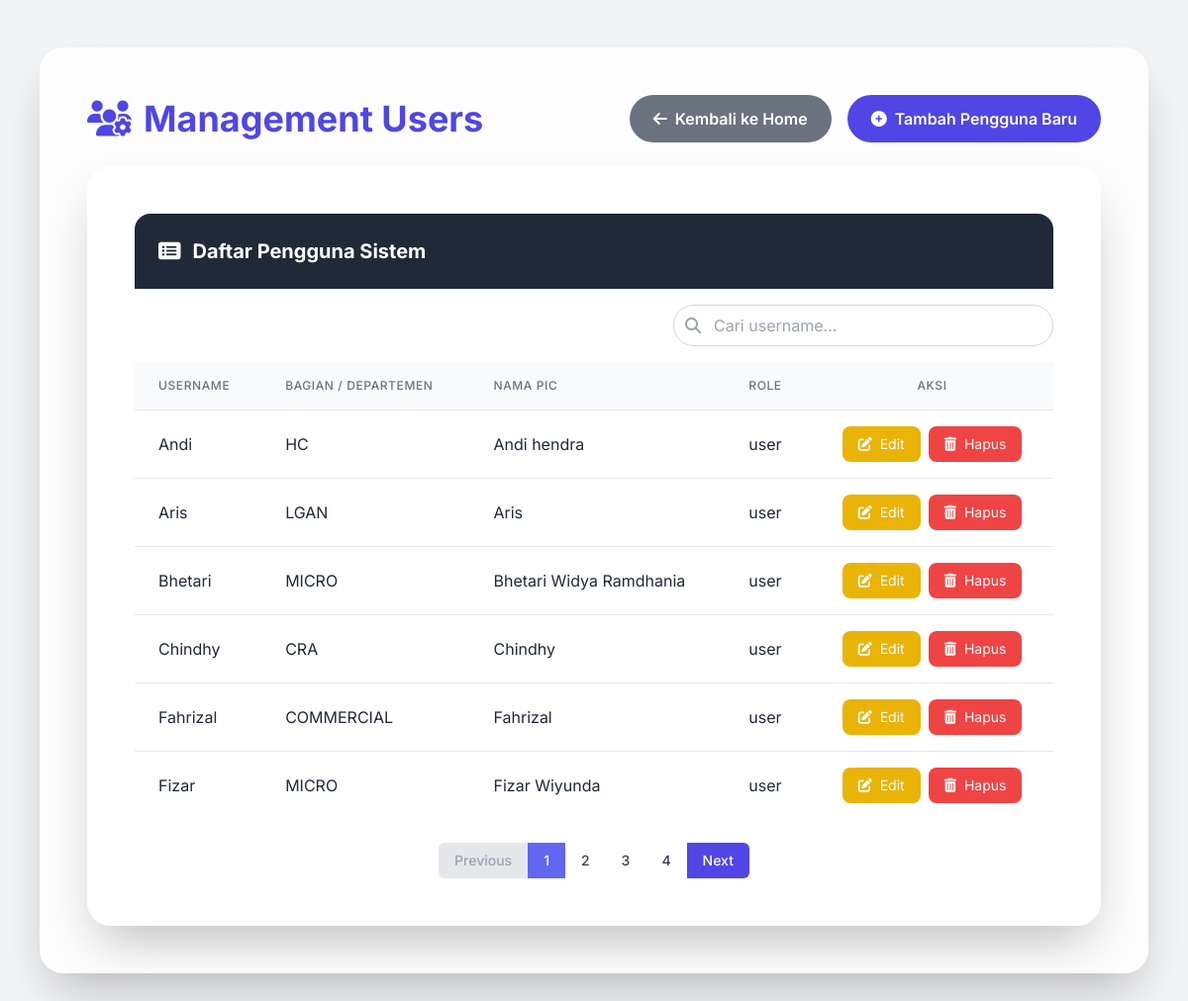
Page /admin/users (signed in) on the earlier database version.
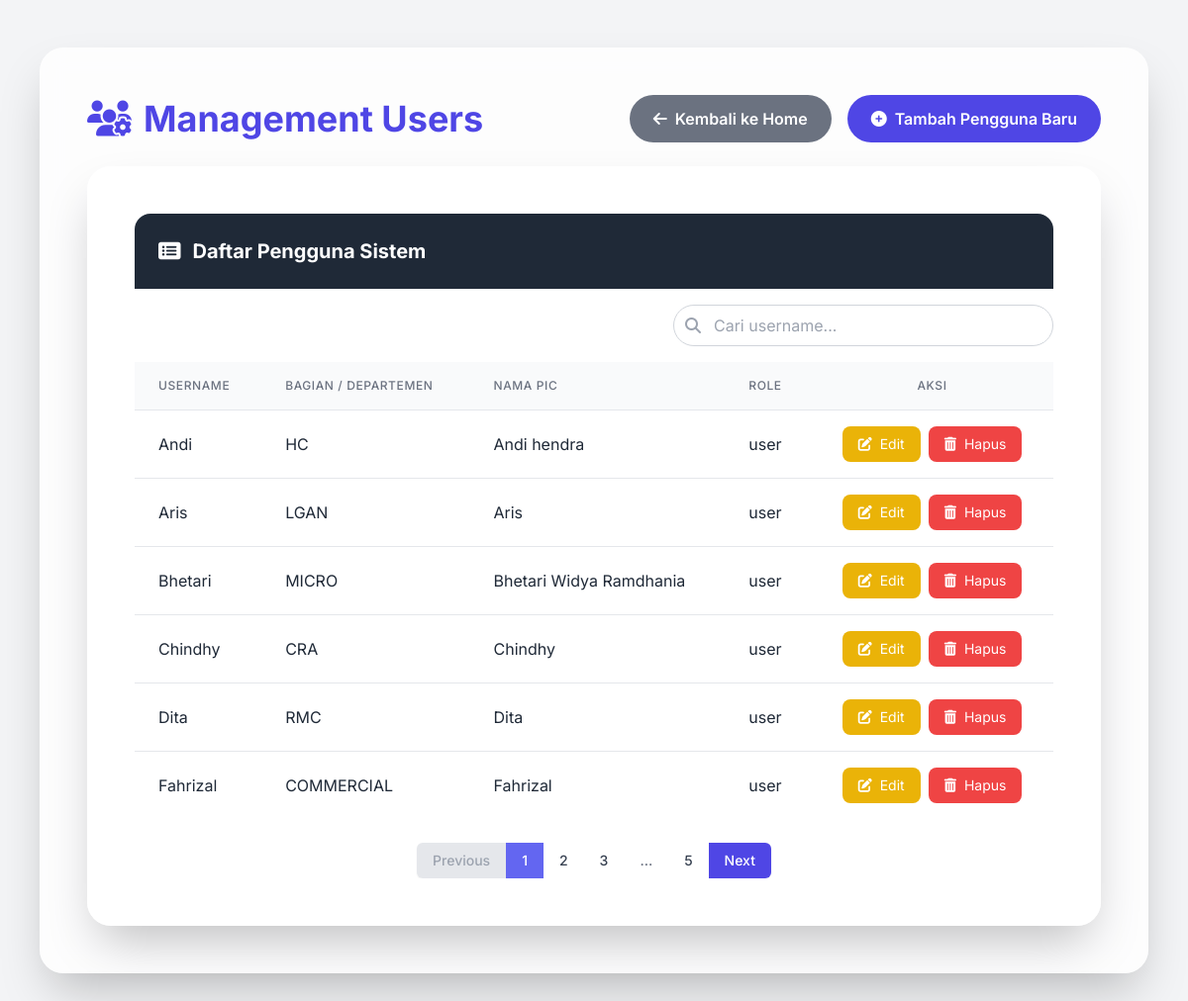
Same page on the later database version.
### app.py (models this page shows, shortened)
class User(db.Model):
    id = db.Column(db.Integer, primary_key=True)
    username = db.Column(db.String(64), unique=True, nullable=False)
    password = db.Column(db.String(200), nullable=False)
    department = db.Column(db.String(100))
    pic_name = db.Column(db.String(100))
    role = db.Column(db.String(20))

### app.py (the view)
@app.route('/admin/users')
def manage_users():
    if 'role' not in session or session['role'] == 'user':
        flash("Anda tidak punya akses!", "danger")
        return redirect(url_for('home'))
    page = request.args.get('page', 1, type=int)
    per_page = 6
    search_query = request.args.get('query', '').strip()
    users_query = User.query.order_by(User.username)
    if search_query:
        users_query = users_query.filter(User.username.ilike(f'%{search_query}%'))
    users_pagination = users_query.paginate(page=page, per_page=per_page, error_out=False)
    return render_template(
        "manage_users.html",
        users=users_pagination.items,
        pagination=users_pagination,
        request=request
    )

### templates/manage_users.html (shortened to what this page needs)
<!DOCTYPE html>
<html lang="id">
<head>
    <script src="https://cdn.tailwindcss.com"></script>
    <link href="https://cdnjs.cloudflare.com/ajax/libs/font-awesome/6.5.0/css/all.min.css" rel="stylesheet">
</head>
<body class="bg-gray-100 text-gray-800">
<div class="container mx-auto px-4 py-8 md:py-12 max-w-6xl">
    <div class="bg-white/80 backdrop-blur-md rounded-3xl shadow-2xl p-6 md:p-10 lg:p-12 mb-8">
        <div class="flex items-center justify-between mb-6 gap-4 flex-wrap">
            <h2 class="text-indigo-600 font-bold text-3xl md:text-4xl">
                <i class="fas fa-users-cog mr-3"></i>Management Users
            </h2>
            <div class="flex flex-col sm:flex-row gap-4 w-full sm:w-auto">
                <a href="{{ url_for('home') }}" class="w-full sm:w-auto bg-gray-500 hover:bg-gray-600 text-white px-6 py-3 rounded-full font-semibold transition duration-300 ease-in-out transform hover:-translate-y-1 hover:shadow-lg flex items-center justify-center">
                    <i class="fas fa-arrow-left mr-2"></i> Kembali ke Home
                </a>
                <button id="openModalBtn" class="w-full sm:w-auto bg-indigo-600 hover:bg-indigo-700 text-white px-6 py-3 rounded-full font-semibold transition duration-300 ease-in-out transform hover:-translate-y-1 hover:shadow-lg flex items-center justify-center">
                    <i class="fas fa-plus-circle mr-2"></i> Tambah Pengguna Baru
                </button>
            </div>
        </div>
        <div class="bg-white/80 backdrop-blur-md rounded-3xl shadow-2xl p-6 md:p-10 lg:p-12">
            <div class="bg-gray-800 text-white p-4 md:p-6 rounded-t-2xl font-bold text-xl flex items-center gap-3">
                <i class="fas fa-list-alt"></i> Daftar Pengguna Sistem
            </div>
            <form action="{{ url_for('manage_users') }}" method="GET" class="mt-4 mb-4 flex justify-end">
                <div class="relative w-full max-w-sm">
                    <input type="text" id="searchInput" name="query" placeholder="Cari username..." value="{{ request.args.get('query', '') }}" class="w-full pl-10 pr-4 py-2 border border-gray-300 rounded-full focus:outline-none focus:ring-2 focus:ring-indigo-500 focus:border-indigo-500 transition-colors">
                    <button type="submit" class="absolute inset-y-0 left-0 flex items-center pl-3 text-gray-400 hover:text-indigo-500 transition-colors duration-200">
                        <i class="fas fa-search"></i>
                    </button>
                </div>
            </form>
            <div class="overflow-x-auto rounded-b-2xl">
                <table class="table-mobile-card min-w-full divide-y divide-gray-200 bg-white">
                    <thead class="bg-gray-50">
            <div class="overflow-x-auto rounded-b-2xl">
                <table class="table-mobile-card min-w-full divide-y divide-gray-200 bg-white">
                    <thead class="bg-gray-50">
                        <tr>
                            <th scope="col" class="px-6 py-4 text-left text-xs font-medium text-gray-500 uppercase tracking-wider">Username</th>
                            <th scope="col" class="px-6 py-4 text-left text-xs font-medium text-gray-500 uppercase tracking-wider">Bagian / Departemen</th>
                            <th scope="col" class="px-6 py-4 text-left text-xs font-medium text-gray-500 uppercase tracking-wider">Nama PIC</th>
                            <th scope="col" class="px-6 py-4 text-left text-xs font-medium text-gray-500 uppercase tracking-wider">Role</th>
                            <th scope="col" class="px-6 py-4 text-center text-xs font-medium text-gray-500 uppercase tracking-wider">Aksi</th>
                        </tr>
                    </thead>
                    <tbody class="divide-y divide-gray-200">
                        {% for u in users %}
                        <tr class="hover:bg-gray-50 transition duration-150 ease-in-out">
                            <td class="px-6 py-4 font-semibold text-gray-900 md:font-normal md:text-gray-800" data-label="Username:">{{ u.username }}</td>
                            <td class="px-6 py-4" data-label="Departemen:">{{ u.department }}</td>
                            <td class="px-6 py-4" data-label="Nama PIC:">{{ u.pic_name }}</td>
                            <td class="px-6 py-4" data-label="Role:">{{ u.role }}</td>
                            <td class="px-6 py-4 whitespace-nowrap text-center actions-cell" data-label="Aksi:">
                                <div class="flex flex-col md:flex-row justify-center items-center gap-2">
                                    <button
                                        type="button"
                                        class="open-edit-modal-btn inline-flex items-center px-4 py-2 bg-yellow-500 text-white rounded-lg hover:bg-yellow-600 transition-colors duration-200 text-sm"
                                        data-user-id="{{ u.id }}"
                                        data-user-username="{{ u.username }}"
                                        data-user-department="{{ u.department }}"
                                        data-user-picname="{{ u.pic_name }}"
                                        data-user-role="{{ u.role }}"
                                    >
                                        <i class="fas fa-edit mr-2"></i> Edit
                                    </button>
                                    <button type="button" class="open-delete-modal-btn inline-flex items-center px-4 py-2 bg-red-500 text-white rounded-lg hover:bg-red-600 transition-colors duration-200 text-sm" data-user-id="{{ u.id }}" data-user-name="{{ u.username }}">
                                        <i class="fas fa-trash-alt mr-2"></i> Hapus
                                    </button>
                                </div>
                            </td>
                        </tr>
                        {% endfor %}
                    </tbody>
                </table>
    <div class="flex justify-center mt-6">
        <nav class="inline-flex rounded-md shadow-sm" aria-label="Pagination">
            {% if pagination.has_prev %}
                <a href="{{ url_for('manage_users', page=pagination.prev_num, query=request.args.get('query', '')) }}" class="px-4 py-2 text-sm font-medium text-white bg-indigo-600 hover:bg-indigo-700 rounded-l-md">Previous</a>
            {% else %}
                <span class="px-4 py-2 text-sm font-medium text-gray-400 bg-gray-200 rounded-l-md cursor-not-allowed">Previous</span>
            {% endif %}
            {% for p in pagination.iter_pages(left_edge=1, right_edge=1, left_current=1, right_current=2) %}
                {% if p %}
                    {% if p == pagination.page %}
                    <a href="{{ url_for('manage_users', page=p, query=request.args.get('query', '')) }}" class="px-4 py-2 text-sm font-medium bg-indigo-500 text-white">{{ p }}</a>
                    {% else %}
                    <a href="{{ url_for('manage_users', page=p, query=request.args.get('query', '')) }}" class="px-4 py-2 text-sm font-medium text-gray-700 bg-white hover:bg-gray-100">{{ p }}</a>
                    {% endif %}
                {% else %}
                    <span class="px-4 py-2 text-sm font-medium text-gray-500 bg-white cursor-default">...</span>
                {% endif %}
            {% endfor %}
            {% if pagination.has_next %}
                <a href="{{ url_for('manage_users', page=pagination.next_num, query=request.args.get('query', '')) }}" class="px-4 py-2 text-sm font-medium text-white bg-indigo-600 hover:bg-indigo-700 rounded-r-md">Next</a>
            {% else %}
                <span class="px-4 py-2 text-sm font-medium text-gray-400 bg-gray-200 rounded-r-md cursor-not-allowed">Next</span>
            {% endif %}
        </nav>
    </div>
            </div>
        </div>
    </div>
</div>
</body>
</html>

### templates/manage_users.html (style rules this page uses)
body { font-family: 'Inter', sans-serif; }

Differences in the rows shown:
no longer on this page (row unchanged): User: username "Fizar", department "MICRO", pic_name "Fizar Wiyunda", role "user"
added User: username "Dita", department "RMC", pic_name "Dita", role "user"
Other differences:
new list line: "5"
list line gone: "4"
